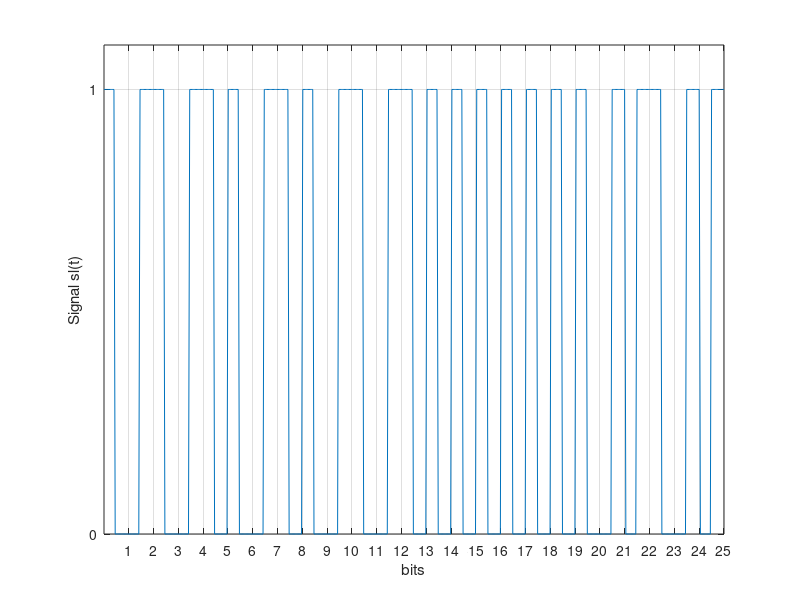
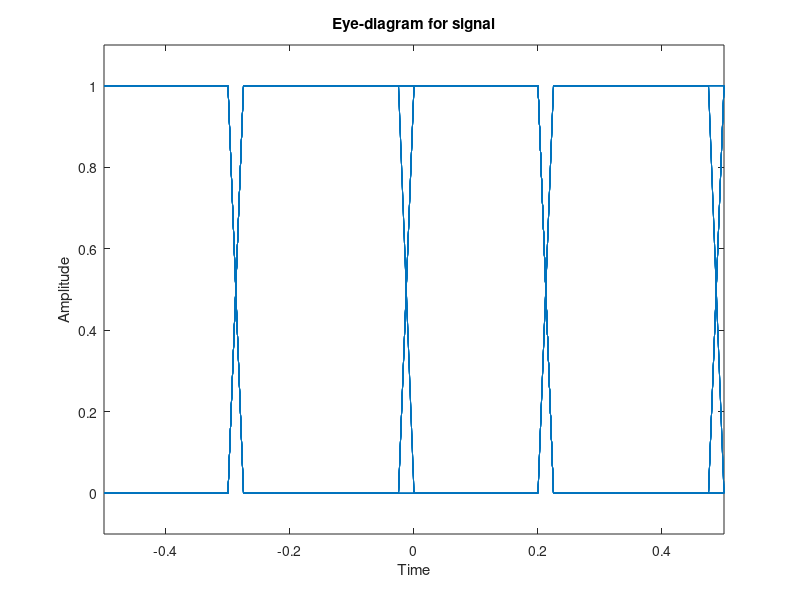
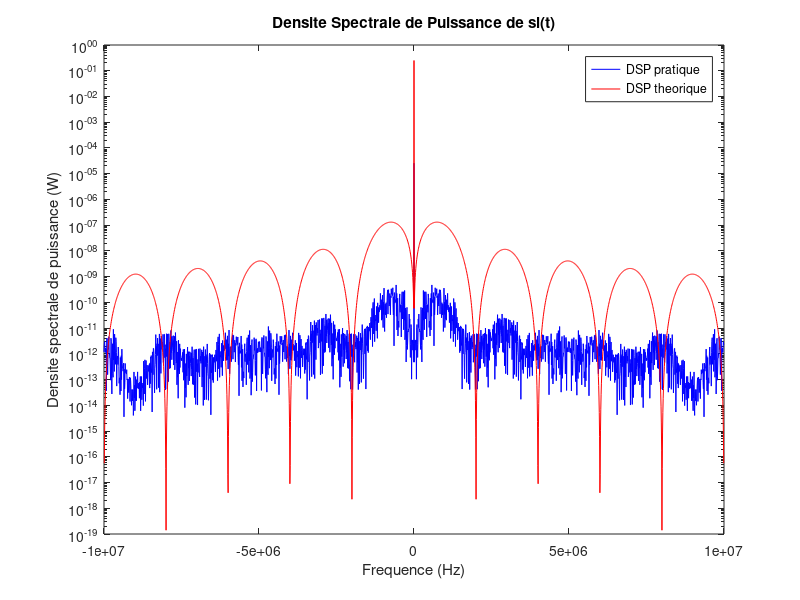

Source code (MATLAB) for these figures, in order:
%% =================== Communications numeriques ==================== %%
%  Gourdel Thibaut                                           . \|/ /,  %
%  Perrot Remi            =================                  \\`''/_-- %
%  TS226                  | 4.3 Travail   |           Bordeaux INP --- %
%  Decembre 2015          |  a effectuer  |           ENSEIRB  ,..\\`  %
%                         =================           MATMECA / | \\`  %
% ==================================================================== %

clear all; close all; clc;

%% ================================= Definition des variables =============

% Frequence d'echantillonnage
fe = 20e6;
Te = 1/fe;

% Debit symbole
Ds = 1e6;
Ts = 1/Ds;

% Facteur de surechantillonnage
Fse = Ts/Te;

% Precision des ffts :
Nfft = 2048;

% Nombre de bits du message de test
lngr = 100000;

% p(t) le filtre de mise en forme
p = - ones(1, (Fse)) * 0.5;
p(Fse/2:Fse) = - p(Fse/2:Fse);

%% =========================================== Canal ======================

% Generation de la sequence binaire ([imin, imax], pas, Nbe de symbole)
sb = randi([0, 1], 1, lngr);

% Modulation de phase (donnee, nombre de symboles, phase)
% (passage en Ak = +1 et -1)
ss = pammod(sb, 2, 0);

% On surechantillonne le signal
ss_sur = upsample(ss, Fse);

% Convolution du signal ss(t) et g(t)
% sl = conv(ss_sur, p) + 0.5;
sl = filter(p, 1, ss_sur) + 0.5;

%% ========================================== Courbes =====================

%                                          Question 11. Allure temporelle %
% ----------------------------------------------------------------------- %

% Nbre de bits a etudier
nb_bit = 25;

figure('Name','Allure temporelle de sl(t)');
x = linspace(0, nb_bit, nb_bit*Fse);
plot(x, sl(1:nb_bit*Fse));
xlabel('bits'); ylabel('Signal sl(t)');
% Choix de l'axe
V=axis;
axis([V(1) V(2) 0 1.1]);
% Graduations :
set(gca,'XTick', 1:nb_bit);
set(gca, 'YTick', [0 1]);
grid on;

%                                        Question 12. Diagramme de l'oeil %
% ----------------------------------------------------------------------- %

nb_bit = 100;

eyediagram(sl(1:nb_bit*Fse), 2*Ts*fe);
V=axis;
axis([V(1) V(2) -0.1 1.1]);

%                             Question 13. Densite spectrale de puissance %
% ----------------------------------------------------------------------- %

% == Densite spectrale de sl(t) ---------------

% On commence par "decouper" notre vecteur, pour effectuer un moyennage

% Nombre de lignes pour le moyennage
nbr_lignes = ceil(length(sl) / Nfft);
% Zero-padding
sl_zero = zeros(1, nbr_lignes*Nfft);
sl_zero(1:length(sl)) = sl;
% "Decoupage" du vecteur
sl_mat = reshape(sl_zero, Nfft, nbr_lignes);

% DSP
% Transformee de Fourier
Sl = fft(sl_mat, Nfft);
Sl_moy = mean(Sl, 2);
% On centre la TF
Sl_dec = fftshift(Sl_moy);
% Formule de la DSP
dsp_pra = (1/(fe*Nfft)) * (abs(Sl_dec).^2);

% Frequences observees
f = -fe/2 : fe/Nfft : fe/2-fe/Nfft;

% == Theorique (basee sur f) ------------------

% Tout d'abord, il faut decrire le dirac ; il est au centre des frequences
dirac = zeros(1, Nfft);
dirac(ceil(Nfft/2 + 1)) = 1;

% A present, on cree la DSP avec la formule de la question 8 :
dsp_theo = 0.25*dirac + ...
    ((Ts^3 * (f*pi).^2)/16) .* ...
    (sinc((Ts * f) ./ 2)).^4;

figure('Name', 'DSP de sl(t)');

semilogy(f, dsp_pra, 'b');
hold on;
semilogy(f(2:end), dsp_theo(2:end), 'r');
% (la premiere valeur de dsp_theo altere le graph)

legend('DSP pratique', 'DSP theorique');
title('Densite Spectrale de Puissance de sl(t)');
xlabel('Frequence (Hz)');
ylabel('Densite spectrale de puissance (W)');
